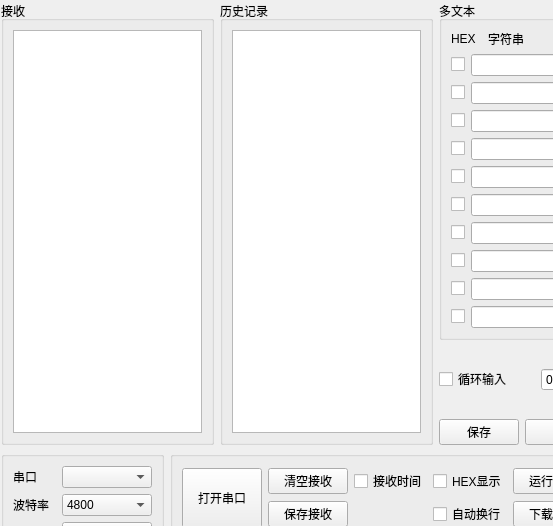
<?xml version="1.0" encoding="UTF-8"?>
<ui version="4.0">
 <class>Widget</class>
 <widget class="QWidget" name="Widget">
  <property name="geometry">
   <rect>
    <x>0</x>
    <y>0</y>
    <width>553</width>
    <height>526</height>
   </rect>
  </property>
  <property name="windowTitle">
   <string>串口调试助手</string>
  </property>
  <property name="windowIcon">
   <iconset resource="res.qrc">
    <normaloff>:/new/prefix1/mianicon.png</normaloff>:/new/prefix1/mianicon.png</iconset>
  </property>
  <widget class="QWidget" name="layoutWidget">
   <property name="geometry">
    <rect>
     <x>1</x>
     <y>1</y>
     <width>690</width>
     <height>663</height>
    </rect>
   </property>
   <layout class="QGridLayout" name="gridLayoutCHUANKOU">
    <item row="0" column="0">
     <layout class="QHBoxLayout" name="horizontalLayoutUP" stretch="2,2,1">
      <item>
       <widget class="QGroupBox" name="groupBoxRev">
        <property name="minimumSize">
         <size>
          <width>0</width>
          <height>0</height>
         </size>
        </property>
        <property name="title">
         <string>接收</string>
        </property>
        <layout class="QVBoxLayout" name="verticalLayout_2">
         <item>
          <widget class="QTextEdit" name="textEditRev">
           <property name="minimumSize">
            <size>
             <width>0</width>
             <height>0</height>
            </size>
           </property>
          </widget>
         </item>
        </layout>
       </widget>
      </item>
      <item>
       <widget class="QGroupBox" name="groupBoxRecord">
        <property name="minimumSize">
         <size>
          <width>0</width>
          <height>0</height>
         </size>
        </property>
        <property name="title">
         <string>历史记录</string>
        </property>
        <layout class="QVBoxLayout" name="verticalLayout_3">
         <item>
          <widget class="QTextEdit" name="textEditRecord">
           <property name="minimumSize">
            <size>
             <width>0</width>
             <height>0</height>
            </size>
           </property>
          </widget>
         </item>
        </layout>
       </widget>
      </item>
      <item>
       <layout class="QVBoxLayout" name="verticalLayout_4">
        <item>
         <widget class="QGroupBox" name="groupBox_3">
          <property name="title">
           <string>多文本</string>
          </property>
          <layout class="QVBoxLayout" name="verticalLayout">
           <item>
            <layout class="QHBoxLayout" name="horizontalLayout" stretch="1,5,1">
             <item>
              <widget class="QLabel" name="label">
               <property name="text">
                <string>HEX</string>
               </property>
              </widget>
             </item>
             <item>
              <widget class="QLabel" name="label_2">
               <property name="text">
                <string>字符串</string>
               </property>
              </widget>
             </item>
             <item>
              <widget class="QLabel" name="label_3">
               <property name="text">
                <string>发送</string>
               </property>
              </widget>
             </item>
            </layout>
           </item>
           <item>
            <layout class="QHBoxLayout" name="horizontalLayout_1">
             <item>
              <widget class="QCheckBox" name="checkBox_1">
               <property name="text">
                <string/>
               </property>
              </widget>
             </item>
             <item>
              <widget class="QLineEdit" name="lineEdit_1"/>
             </item>
             <item>
              <widget class="QPushButton" name="pushButton_1">
               <property name="minimumSize">
                <size>
                 <width>20</width>
                 <height>0</height>
                </size>
               </property>
               <property name="text">
                <string/>
               </property>
              </widget>
             </item>
            </layout>
           </item>
           <item>
            <layout class="QHBoxLayout" name="horizontalLayout_2">
             <item>
              <widget class="QCheckBox" name="checkBox_2">
               <property name="text">
                <string/>
               </property>
              </widget>
             </item>
             <item>
              <widget class="QLineEdit" name="lineEdit_2"/>
             </item>
             <item>
              <widget class="QPushButton" name="pushButton_2">
               <property name="minimumSize">
                <size>
                 <width>20</width>
                 <height>0</height>
                </size>
               </property>
               <property name="text">
                <string/>
               </property>
              </widget>
             </item>
            </layout>
           </item>
           <item>
            <layout class="QHBoxLayout" name="horizontalLayout_3">
             <item>
              <widget class="QCheckBox" name="checkBox_3">
               <property name="text">
                <string/>
               </property>
              </widget>
             </item>
             <item>
              <widget class="QLineEdit" name="lineEdit_3"/>
             </item>
             <item>
              <widget class="QPushButton" name="pushButton_3">
               <property name="minimumSize">
                <size>
                 <width>20</width>
                 <height>0</height>
                </size>
               </property>
               <property name="text">
                <string/>
               </property>
              </widget>
             </item>
            </layout>
           </item>
           <item>
            <layout class="QHBoxLayout" name="horizontalLayout_4">
             <item>
              <widget class="QCheckBox" name="checkBox_4">
               <property name="text">
                <string/>
               </property>
              </widget>
             </item>
             <item>
              <widget class="QLineEdit" name="lineEdit_4"/>
             </item>
             <item>
              <widget class="QPushButton" name="pushButton_4">
               <property name="minimumSize">
                <size>
                 <width>20</width>
                 <height>0</height>
                </size>
               </property>
               <property name="text">
                <string/>
               </property>
              </widget>
             </item>
            </layout>
           </item>
           <item>
            <layout class="QHBoxLayout" name="horizontalLayout_5">
             <item>
              <widget class="QCheckBox" name="checkBox_5">
               <property name="text">
                <string/>
               </property>
              </widget>
             </item>
             <item>
              <widget class="QLineEdit" name="lineEdit_5"/>
             </item>
             <item>
              <widget class="QPushButton" name="pushButton_5">
               <property name="minimumSize">
                <size>
                 <width>20</width>
                 <height>0</height>
                </size>
               </property>
               <property name="text">
                <string/>
               </property>
              </widget>
             </item>
            </layout>
           </item>
           <item>
            <layout class="QHBoxLayout" name="horizontalLayout_6">
             <item>
              <widget class="QCheckBox" name="checkBox_6">
               <property name="text">
                <string/>
               </property>
              </widget>
             </item>
             <item>
              <widget class="QLineEdit" name="lineEdit_6"/>
             </item>
             <item>
              <widget class="QPushButton" name="pushButton_6">
               <property name="minimumSize">
                <size>
                 <width>20</width>
                 <height>0</height>
                </size>
               </property>
               <property name="text">
                <string/>
               </property>
              </widget>
             </item>
            </layout>
           </item>
           <item>
            <layout class="QHBoxLayout" name="horizontalLayout_7">
             <item>
              <widget class="QCheckBox" name="checkBox_7">
               <property name="text">
                <string/>
               </property>
              </widget>
             </item>
             <item>
              <widget class="QLineEdit" name="lineEdit_7"/>
             </item>
             <item>
              <widget class="QPushButton" name="pushButton_7">
               <property name="minimumSize">
                <size>
                 <width>20</width>
                 <height>0</height>
                </size>
               </property>
               <property name="text">
                <string/>
               </property>
              </widget>
             </item>
            </layout>
           </item>
           <item>
            <layout class="QHBoxLayout" name="horizontalLayout_8">
             <item>
              <widget class="QCheckBox" name="checkBox_8">
               <property name="text">
                <string/>
               </property>
              </widget>
             </item>
             <item>
              <widget class="QLineEdit" name="lineEdit_8"/>
             </item>
             <item>
              <widget class="QPushButton" name="pushButton_8">
               <property name="minimumSize">
                <size>
                 <width>20</width>
                 <height>0</height>
                </size>
               </property>
               <property name="text">
                <string/>
               </property>
              </widget>
             </item>
            </layout>
           </item>
           <item>
            <layout class="QHBoxLayout" name="horizontalLayout_9">
             <item>
              <widget class="QCheckBox" name="checkBox_9">
               <property name="text">
                <string/>
               </property>
              </widget>
             </item>
             <item>
              <widget class="QLineEdit" name="lineEdit_9"/>
             </item>
             <item>
              <widget class="QPushButton" name="pushButton_9">
               <property name="minimumSize">
                <size>
                 <width>20</width>
                 <height>0</height>
                </size>
               </property>
               <property name="text">
                <string/>
               </property>
              </widget>
             </item>
            </layout>
           </item>
           <item>
            <layout class="QHBoxLayout" name="horizontalLayout_10">
             <item>
              <widget class="QCheckBox" name="checkBox_10">
               <property name="text">
                <string/>
               </property>
              </widget>
             </item>
             <item>
              <widget class="QLineEdit" name="lineEdit_10"/>
             </item>
             <item>
              <widget class="QPushButton" name="pushButton_10">
               <property name="minimumSize">
                <size>
                 <width>20</width>
                 <height>0</height>
                </size>
               </property>
               <property name="text">
                <string/>
               </property>
              </widget>
             </item>
            </layout>
           </item>
          </layout>
         </widget>
        </item>
        <item>
         <layout class="QHBoxLayout" name="horizontalLayout_11" stretch="2,2,1">
          <item>
           <widget class="QCheckBox" name="checkBox_11">
            <property name="text">
             <string>循环输入</string>
            </property>
           </widget>
          </item>
          <item>
           <widget class="QSpinBox" name="spinBox"/>
          </item>
          <item>
           <widget class="QLabel" name="label_4">
            <property name="text">
             <string>ms</string>
            </property>
           </widget>
          </item>
         </layout>
        </item>
        <item>
         <layout class="QHBoxLayout" name="horizontalLayout_12">
          <item>
           <widget class="QPushButton" name="pushButton_save">
            <property name="text">
             <string>保存</string>
            </property>
           </widget>
          </item>
          <item>
           <widget class="QPushButton" name="pushButton_load">
            <property name="text">
             <string>载入</string>
            </property>
           </widget>
          </item>
          <item>
           <widget class="QPushButton" name="pushButton_reload">
            <property name="text">
             <string>重置</string>
            </property>
           </widget>
          </item>
         </layout>
        </item>
       </layout>
      </item>
     </layout>
    </item>
    <item row="2" column="0">
     <layout class="QHBoxLayout" name="horizontalLayout_13" stretch="0,0,0,0">
      <item>
       <widget class="QLabel" name="label_NowTime">
        <property name="text">
         <string>2024-01-01 05：21：20</string>
        </property>
       </widget>
      </item>
      <item>
       <widget class="QLabel" name="label_issend">
        <property name="text">
         <string>---</string>
        </property>
       </widget>
      </item>
      <item>
       <widget class="QLabel" name="label_ReceiveNum">
        <property name="text">
         <string>Received :0</string>
        </property>
       </widget>
      </item>
      <item>
       <widget class="QLabel" name="label_sendnum">
        <property name="text">
         <string>Sent: 0</string>
        </property>
       </widget>
      </item>
     </layout>
    </item>
    <item row="1" column="0">
     <layout class="QGridLayout" name="gridLayout_DOWN">
      <item row="0" column="0" rowspan="2">
       <widget class="QGroupBox" name="groupBoxparams">
        <property name="title">
         <string/>
        </property>
        <layout class="QGridLayout" name="gridLayout">
         <item row="4" column="0">
          <layout class="QHBoxLayout" name="horizontalLayout_stopbit" stretch="1,0">
           <item>
            <widget class="QLabel" name="label_10">
             <property name="text">
              <string>停止位</string>
             </property>
            </widget>
           </item>
           <item>
            <widget class="QComboBox" name="comboBox_stopbit">
             <property name="minimumSize">
              <size>
               <width>90</width>
               <height>0</height>
              </size>
             </property>
             <item>
              <property name="text">
               <string>One</string>
              </property>
             </item>
             <item>
              <property name="text">
               <string>Oneandhalf</string>
              </property>
             </item>
             <item>
              <property name="text">
               <string>Two</string>
              </property>
             </item>
             <item>
              <property name="text">
               <string>No</string>
              </property>
             </item>
            </widget>
           </item>
          </layout>
         </item>
         <item row="1" column="0">
          <layout class="QHBoxLayout" name="horizontalLayout_boautrate" stretch="1,0">
           <item>
            <widget class="QLabel" name="label_7">
             <property name="text">
              <string>波特率</string>
             </property>
            </widget>
           </item>
           <item>
            <widget class="QComboBox" name="comboBox_boautrate">
             <property name="minimumSize">
              <size>
               <width>90</width>
               <height>0</height>
              </size>
             </property>
             <item>
              <property name="text">
               <string>4800</string>
              </property>
             </item>
             <item>
              <property name="text">
               <string>9600</string>
              </property>
             </item>
             <item>
              <property name="text">
               <string>19200</string>
              </property>
             </item>
             <item>
              <property name="text">
               <string>38400</string>
              </property>
             </item>
             <item>
              <property name="text">
               <string>57600</string>
              </property>
             </item>
             <item>
              <property name="text">
               <string>74880</string>
              </property>
             </item>
             <item>
              <property name="text">
               <string>115200</string>
              </property>
             </item>
             <item>
              <property name="text">
               <string>230400</string>
              </property>
             </item>
             <item>
              <property name="text">
               <string>460800</string>
              </property>
             </item>
             <item>
              <property name="text">
               <string>576000</string>
              </property>
             </item>
            </widget>
           </item>
          </layout>
         </item>
         <item row="2" column="0">
          <layout class="QHBoxLayout" name="horizontalLayout_databit" stretch="1,0">
           <item>
            <widget class="QLabel" name="label_9">
             <property name="text">
              <string>数据位</string>
             </property>
            </widget>
           </item>
           <item>
            <widget class="QComboBox" name="comboBox_databit">
             <property name="minimumSize">
              <size>
               <width>90</width>
               <height>0</height>
              </size>
             </property>
             <item>
              <property name="text">
               <string>5</string>
              </property>
             </item>
             <item>
              <property name="text">
               <string>6</string>
              </property>
             </item>
             <item>
              <property name="text">
               <string>7</string>
              </property>
             </item>
             <item>
              <property name="text">
               <string>8</string>
              </property>
             </item>
             <item>
              <property name="text">
               <string>NONE</string>
              </property>
             </item>
            </widget>
           </item>
          </layout>
         </item>
         <item row="5" column="0">
          <layout class="QHBoxLayout" name="horizontalLayout_filecon" stretch="1,0">
           <item>
            <widget class="QLabel" name="label_12">
             <property name="text">
              <string>流控</string>
             </property>
            </widget>
           </item>
           <item>
            <widget class="QComboBox" name="comboBox_filecon">
             <property name="minimumSize">
              <size>
               <width>90</width>
               <height>0</height>
              </size>
             </property>
             <item>
              <property name="text">
               <string>No</string>
              </property>
             </item>
             <item>
              <property name="text">
               <string>Soft</string>
              </property>
             </item>
             <item>
              <property name="text">
               <string>Hard</string>
              </property>
             </item>
             <item>
              <property name="text">
               <string>None</string>
              </property>
             </item>
            </widget>
           </item>
          </layout>
         </item>
         <item row="0" column="0">
          <layout class="QHBoxLayout" name="horizontalLayout_serialnum" stretch="1,0">
           <item>
            <widget class="QLabel" name="label_5">
             <property name="text">
              <string>串口</string>
             </property>
            </widget>
           </item>
           <item>
            <widget class="QComboBox" name="comboBox_serialNum">
             <property name="minimumSize">
              <size>
               <width>90</width>
               <height>0</height>
              </size>
             </property>
            </widget>
           </item>
          </layout>
         </item>
         <item row="3" column="0">
          <layout class="QHBoxLayout" name="horizontalLayout_jiaoyan" stretch="1,0">
           <item>
            <widget class="QLabel" name="label_8">
             <property name="text">
              <string>校验位</string>
             </property>
            </widget>
           </item>
           <item>
            <widget class="QComboBox" name="comboBox_jiaoyan">
             <property name="minimumSize">
              <size>
               <width>90</width>
               <height>0</height>
              </size>
             </property>
             <item>
              <property name="text">
               <string>None</string>
              </property>
             </item>
             <item>
              <property name="text">
               <string>Even</string>
              </property>
             </item>
             <item>
              <property name="text">
               <string>Mark</string>
              </property>
             </item>
             <item>
              <property name="text">
               <string>Odd</string>
              </property>
             </item>
             <item>
              <property name="text">
               <string>Space</string>
              </property>
             </item>
            </widget>
           </item>
          </layout>
         </item>
        </layout>
       </widget>
      </item>
      <item row="0" column="1">
       <widget class="QGroupBox" name="groupBoxDownRightUp">
        <property name="title">
         <string/>
        </property>
        <layout class="QGridLayout" name="gridLayout_4">
         <item row="0" column="0">
          <layout class="QGridLayout" name="gridLayout_2">
           <item row="0" column="4">
            <widget class="QPushButton" name="pushButton_running">
             <property name="text">
              <string>运行模式</string>
             </property>
            </widget>
           </item>
           <item row="1" column="3">
            <widget class="QCheckBox" name="checkBox_autowrap">
             <property name="text">
              <string>自动换行</string>
             </property>
            </widget>
           </item>
           <item row="0" column="5">
            <widget class="QPushButton" name="pushButton_hidepanel">
             <property name="text">
              <string>隐藏面板</string>
             </property>
            </widget>
           </item>
           <item row="1" column="5">
            <widget class="QPushButton" name="pushButton_hideRecord">
             <property name="text">
              <string>隐藏历史</string>
             </property>
            </widget>
           </item>
           <item row="0" column="0" rowspan="2">
            <widget class="QPushButton" name="pushButton_openorcloseserial">
             <property name="minimumSize">
              <size>
               <width>0</width>
               <height>60</height>
              </size>
             </property>
             <property name="text">
              <string>打开串口</string>
             </property>
            </widget>
           </item>
           <item row="0" column="2">
            <widget class="QCheckBox" name="checkBox_12">
             <property name="text">
              <string>接收时间</string>
             </property>
            </widget>
           </item>
           <item row="1" column="1">
            <widget class="QPushButton" name="pushButton_saverecive">
             <property name="text">
              <string>保存接收</string>
             </property>
            </widget>
           </item>
           <item row="0" column="1">
            <widget class="QPushButton" name="pushButton_12">
             <property name="text">
              <string>清空接收</string>
             </property>
            </widget>
           </item>
           <item row="0" column="3">
            <widget class="QCheckBox" name="checkBox_HEXdisplay">
             <property name="text">
              <string>HEX显示</string>
             </property>
            </widget>
           </item>
           <item row="1" column="4">
            <widget class="QPushButton" name="pushButton_13">
             <property name="text">
              <string>下载模式</string>
             </property>
            </widget>
           </item>
          </layout>
         </item>
        </layout>
       </widget>
      </item>
      <item row="1" column="1">
       <widget class="QGroupBox" name="groupBox">
        <property name="title">
         <string/>
        </property>
        <layout class="QGridLayout" name="gridLayout_3">
         <item row="0" column="5">
          <widget class="QCheckBox" name="checkBox_formatinput">
           <property name="text">
            <string>格式输入</string>
           </property>
          </widget>
         </item>
         <item row="0" column="0">
          <widget class="QCheckBox" name="checkBox_timesend">
           <property name="text">
            <string>定时发送</string>
           </property>
          </widget>
         </item>
         <item row="1" column="1" colspan="3">
          <widget class="QLineEdit" name="lineEdit_content"/>
         </item>
         <item row="0" column="1">
          <widget class="QLineEdit" name="lineEdit_TimerSendContent"/>
         </item>
         <item row="1" column="0">
          <widget class="QPushButton" name="pushButton_SEND">
           <property name="text">
            <string>发送</string>
           </property>
          </widget>
         </item>
         <item row="0" column="4">
          <widget class="QCheckBox" name="checkBox_HEXsend">
           <property name="text">
            <string>HEX发送</string>
           </property>
          </widget>
         </item>
         <item row="0" column="2">
          <widget class="QLabel" name="label_11">
           <property name="text">
            <string>ns/s</string>
           </property>
          </widget>
         </item>
         <item row="0" column="3">
          <widget class="QCheckBox" name="checkBox_sendnewline">
           <property name="text">
            <string>发送新行</string>
           </property>
          </widget>
         </item>
        </layout>
       </widget>
      </item>
     </layout>
    </item>
   </layout>
  </widget>
 </widget>
 <resources>
  <include location="res.qrc"/>
 </resources>
 <connections/>
</ui>
